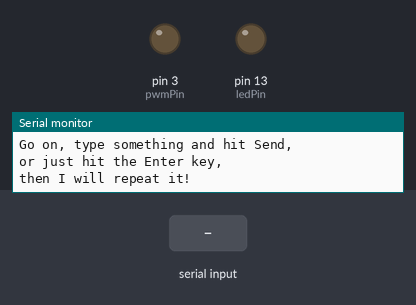
The sketch below on a simulated Arduino Uno, built with avr-gcc and run on an emulated ATmega328P. Shown: output pins drawn as LEDs (lit = HIGH), the last lines printed to the serial monitor. The inputs (shaded band) are chosen by the test bench.

Above: at 1.2 s.
1.3 s: "1" received over the second serial link
At 3.6 s:
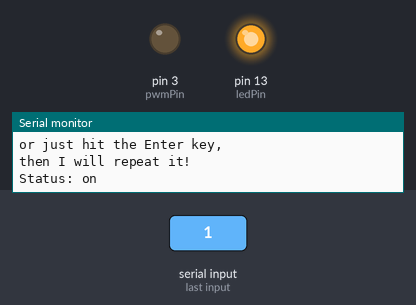
6.3 s: "0" received over the second serial link
At 8.6 s:
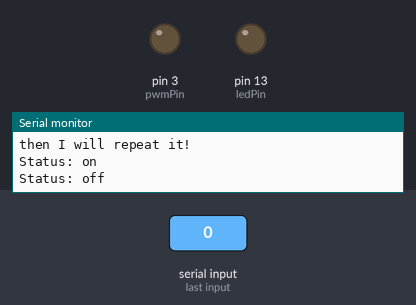
Timing chart, 0 to 10.1 s (numbered marks = the images above; inputs shaded):
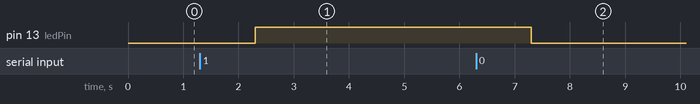

The sketch:

bluetooth_practice.ino
```cpp
#include <SoftwareSerial.h>

const int ledPin = 13;  //led on board
SoftwareSerial mySerial(0, 1); // RX1, TX1
const int pwmPin = 3;  //Pulse width modulation pin
int dutyCycle = 0;    //Control duty cycle of pwmPin. 1-255
int led = 0;          //State of led on board. Set to 0 or 1.

//Parse input from bluetooth
void handleInput(String str)
{
  //Data is meant to modified duty cycle
  if(str.startsWith("duty cycle"))
  {
    //Grab the last 3 characters of the string, which correspond to the value passed
    String num;
    num += str.charAt(11);
    num += str.charAt(12);
    num += str.charAt(13);

    //Convert num string to an integer
    dutyCycle = num.toInt();
    Serial.print("Duty cycle: ");
    Serial.println(dutyCycle);
  }
  //Data meant for led
  else
  {
    led = str.charAt(0);
    Serial.print("Status: ");
    if(led == '0')
      Serial.println("off");
    else
      Serial.println("on");
  }
}

void setup() {
  // put your setup code here, to run once:
  pinMode(ledPin, OUTPUT);
  digitalWrite(ledPin, LOW);
  Serial.begin(9600);
  while(!Serial) {

   }

  //Random output to make sure Serial is up and running
  Serial.println("Set up");
  Serial.println("OK then, you first, say something.....");
  Serial.println("Go on, type something and hit Send,");
  Serial.println("or just hit the Enter key,");
  Serial.println("then I will repeat it!");
  Serial.println("");

  //Set up software serial
  mySerial.begin(9600);
  mySerial.println("My Serial");

}

void loop() {

  //check if there's data to be read from the bluetooth module
  if(mySerial.available() > 0){
      //Call function to parse input
      handleInput(mySerial.readString());
    }


  //control pwm
  analogWrite(pwmPin, dutyCycle);

  //Turn on/off led on board
  if (led == '0'){
      digitalWrite(ledPin, LOW);
    }
  else if (led == '1'){
      digitalWrite(ledPin, HIGH);
    }

}
```

Measured:
- after the input at 1.3 s, pin 13 (ledPin): LOW → HIGH after 1.0 s
- after the input at 6.3 s, pin 13 (ledPin): HIGH → LOW after 1.0 s
